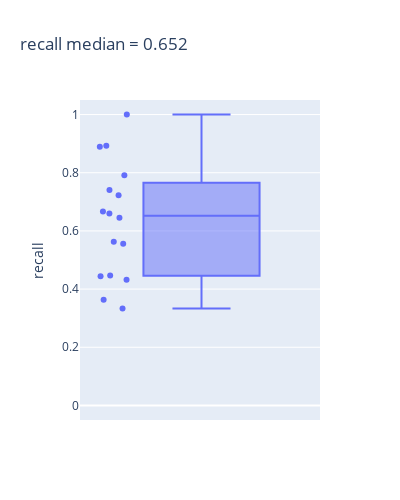

This figure's notebook cell:
### Code cell
ns.pl.boxplot(results, "recall", save = True, output_folder = output_folder, outputfilename_prefix = outputfilename_prefix)

### Figure 1 — Plotly figure (JSON) as saved in the notebook; plotly's stock layout.template omitted (floating-point values rounded to 4 significant figures)
{"data": [{"alignmentgroup": "True", "boxpoints": "all", "hovertemplate": "<b>%{hovertext}</b><br><br>recall=%{y}<extra></extra>", "hovertext": ["e1_e299_SLC17A7_L5b_Cdh13", "g1_g48_GLI3_Astro_Gja1", "g2_g27_APBB1IP_Micro_Ctss", "g3_g18_GPNMB_OPC_Pdgfra", "g4_g9_MOG_Oligo_Opalin", "i10_i16_TSPAN12_Vip_Mybpc1", "i11_i6_EGF_Vip_Mybpc1", "i1_i90_COL5A2_Ndnf_Car4", "i2_i77_LHX6_Sst_Cbln4", "i3_i56_BAGE2_Ndnf_Cxcl14", "i4_i54_MC4R_Ndnf_Cxcl14", "i5_i47_TRPC3_Ndnf_Car4", "i6_i44_GPR149_Vip_Mybpc1", "i7_i31_CLMP_Ndnf_Cxcl14", "i8_i27_SNCG_Vip_Mybpc1", "i9_i22_TAC3_Vip_Mybpc1"], "legendgroup": "", "marker": {"color": "#636efa"}, "name": "", "notched": false, "offsetgroup": "", "orientation": "v", "showlegend": false, "type": "box", "x0": " ", "xaxis": "x", "y": [0.893, 0.7917, 0.8889, 0.5556, 1, 0.5625, 0.3333, 0.7222, 0.7403, 0.4464, 0.6667, 0.6596, 0.4318, 0.6452, 0.4444, 0.3636], "y0": " ", "yaxis": "y"}], "layout": {"boxmode": "group", "height": 500, "legend": {"tracegroupgap": 0}, "title": {"text": "recall median = 0.652"}, "width": 400, "xaxis": {"anchor": "y", "autorange": true, "domain": [0, 1], "range": [-0.5127, 0.5], "type": "category"}, "yaxis": {"anchor": "x", "domain": [0, 1], "range": [-0.05, 1.05], "title": {"text": "recall"}, "type": "linear"}}}
